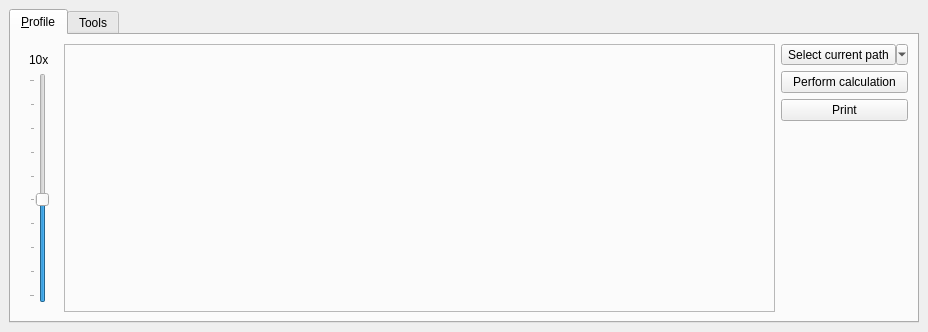
<?xml version="1.0" encoding="UTF-8"?>
<ui version="4.0">
 <class>TwwDockWidget</class>
 <widget class="QDockWidget" name="TwwDockWidget">
  <property name="geometry">
   <rect>
    <x>0</x>
    <y>0</y>
    <width>928</width>
    <height>332</height>
   </rect>
  </property>
  <property name="windowTitle">
   <string>TWW</string>
  </property>
  <widget class="QWidget" name="dockWidgetContents">
   <property name="sizePolicy">
    <sizepolicy hsizetype="Expanding" vsizetype="Expanding">
     <horstretch>0</horstretch>
     <verstretch>0</verstretch>
    </sizepolicy>
   </property>
   <layout class="QVBoxLayout" name="verticalLayout_3">
    <item>
     <widget class="QTabWidget" name="tabWidget">
      <property name="autoFillBackground">
       <bool>true</bool>
      </property>
      <property name="tabPosition">
       <enum>QTabWidget::North</enum>
      </property>
      <property name="tabShape">
       <enum>QTabWidget::Rounded</enum>
      </property>
      <property name="currentIndex">
       <number>0</number>
      </property>
      <property name="elideMode">
       <enum>Qt::ElideNone</enum>
      </property>
      <property name="usesScrollButtons">
       <bool>true</bool>
      </property>
      <widget class="QWidget" name="tab_1">
       <property name="sizePolicy">
        <sizepolicy hsizetype="Expanding" vsizetype="Expanding">
         <horstretch>0</horstretch>
         <verstretch>0</verstretch>
        </sizepolicy>
       </property>
       <attribute name="title">
        <string>&amp;Profile</string>
       </attribute>
       <layout class="QGridLayout">
        <item row="0" column="1">
         <widget class="QFrame" name="frameForPlot">
          <property name="sizePolicy">
           <sizepolicy hsizetype="Expanding" vsizetype="Preferred">
            <horstretch>0</horstretch>
            <verstretch>0</verstretch>
           </sizepolicy>
          </property>
          <property name="frameShape">
           <enum>QFrame::StyledPanel</enum>
          </property>
          <property name="frameShadow">
           <enum>QFrame::Raised</enum>
          </property>
          <layout class="QVBoxLayout" name="verticalLayoutForPlot">
           <property name="spacing">
            <number>0</number>
           </property>
           <property name="leftMargin">
            <number>0</number>
           </property>
           <property name="topMargin">
            <number>0</number>
           </property>
           <property name="rightMargin">
            <number>0</number>
           </property>
           <property name="bottomMargin">
            <number>0</number>
           </property>
          </layout>
         </widget>
        </item>
        <item row="0" column="2">
         <layout class="QGridLayout" name="gridLayout">
          <item row="4" column="0">
           <spacer name="verticalSpacer">
            <property name="orientation">
             <enum>Qt::Vertical</enum>
            </property>
            <property name="sizeHint" stdset="0">
             <size>
              <width>20</width>
              <height>40</height>
             </size>
            </property>
           </spacer>
          </item>
          <item row="2" column="0">
           <widget class="QPushButton" name="performCalculationButton">
            <property name="text">
             <string>Perform calculation</string>
            </property>
           </widget>
          </item>
          <item row="1" column="0">
           <widget class="QToolButton" name="selectButton">
            <property name="text">
             <string>Select current path</string>
            </property>
            <property name="popupMode">
             <enum>QToolButton::MenuButtonPopup</enum>
            </property>
           </widget>
          </item>
          <item row="3" column="0">
           <widget class="QPushButton" name="printButton">
            <property name="text">
             <string>Print</string>
            </property>
           </widget>
          </item>
         </layout>
        </item>
        <item row="0" column="0">
         <widget class="QWidget" name="widget" native="true">
          <layout class="QVBoxLayout" name="verticalLayout">
           <item>
            <widget class="QLabel" name="mLblVerticalExaggeration">
             <property name="text">
              <string>10x</string>
             </property>
            </widget>
           </item>
           <item>
            <widget class="QSlider" name="mSliderVerticalExaggeration">
             <property name="sizePolicy">
              <sizepolicy hsizetype="Maximum" vsizetype="Expanding">
               <horstretch>0</horstretch>
               <verstretch>0</verstretch>
              </sizepolicy>
             </property>
             <property name="minimum">
              <number>1</number>
             </property>
             <property name="maximum">
              <number>10</number>
             </property>
             <property name="pageStep">
              <number>1</number>
             </property>
             <property name="value">
              <number>5</number>
             </property>
             <property name="sliderPosition">
              <number>5</number>
             </property>
             <property name="orientation">
              <enum>Qt::Vertical</enum>
             </property>
             <property name="tickPosition">
              <enum>QSlider::TicksAbove</enum>
             </property>
             <property name="tickInterval">
              <number>0</number>
             </property>
            </widget>
           </item>
          </layout>
         </widget>
        </item>
       </layout>
      </widget>
      <widget class="QWidget" name="tab">
       <attribute name="title">
        <string>Tools</string>
       </attribute>
       <layout class="QGridLayout" name="gridLayout_2">
        <item row="0" column="0">
         <widget class="QPushButton" name="recreateGraphButton">
          <property name="text">
           <string>Recreate graph</string>
          </property>
         </widget>
        </item>
        <item row="1" column="0">
         <spacer name="verticalSpacer_2">
          <property name="orientation">
           <enum>Qt::Vertical</enum>
          </property>
          <property name="sizeHint" stdset="0">
           <size>
            <width>20</width>
            <height>40</height>
           </size>
          </property>
         </spacer>
        </item>
        <item row="0" column="1">
         <spacer name="horizontalSpacer">
          <property name="orientation">
           <enum>Qt::Horizontal</enum>
          </property>
          <property name="sizeHint" stdset="0">
           <size>
            <width>40</width>
            <height>20</height>
           </size>
          </property>
         </spacer>
        </item>
       </layout>
      </widget>
     </widget>
    </item>
   </layout>
  </widget>
 </widget>
 <resources/>
 <connections/>
</ui>
